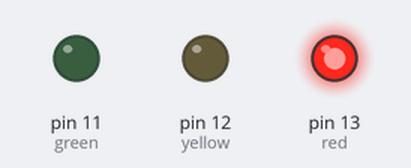
Recording of a sketch running on a simulated Arduino Uno, built with avr-gcc and run on an emulated ATmega328P. Parts: output pins drawn as LEDs (lit = HIGH).

Above: at 7.5 s.
At 20.0 s:
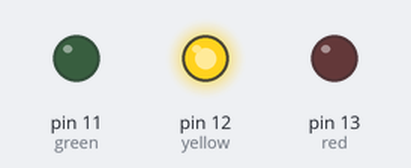
At 32.5 s:
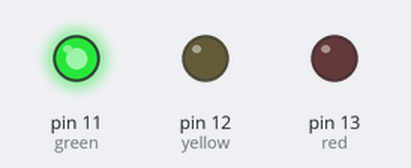
At 49.7 s:
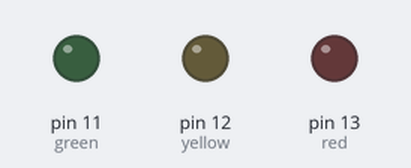
Timing chart, 0 to 65.0 s (numbered marks = the images above):
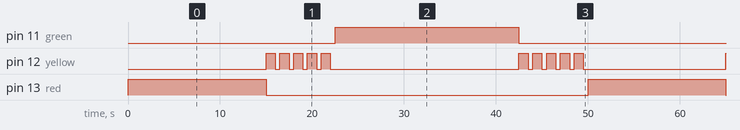

Measured:
- by itself, pin 11 (green): alternates HIGH for 20.0 s and LOW for 30.0 s
- by itself, pin 13 (red): alternates HIGH for 15.0 s and LOW for 35.0 s
- by itself, pin 12 (yellow): repeats every 50.0 s: 4 × (LOW 0.50 s, HIGH 1.0 s), LOW 20.5 s, 4 × (HIGH 1.0 s, LOW 0.50 s), HIGH 1.0 s, LOW 15.5 s, HIGH 1.0 s

The sketch:

Code.ino
```cpp
/*
 * Author: Learn With Coders Cafe
 * Date: 01 May 2024
 * Description: Arduino code for building a simple traffic light using an LED Traffic light signal module and an Arduino UNO R3.
 */

// Define pin numbers for the traffic light
int red = 13;
int yellow = 12;
int green = 11;

void setup() {
  // Set pin modes for the traffic light
  pinMode(red, OUTPUT);
  pinMode(yellow, OUTPUT);
  pinMode(green, OUTPUT);
}

void loop() {
  // Red light ON for 15 seconds
  digitalWrite(red, HIGH);
  delay(15000);
  digitalWrite(red, LOW);

  // Yellow light ON for 1 second, repeated 5 times with 0.5 second intervals
  for (int i = 0; i < 5; i++) {
    digitalWrite(yellow, HIGH);
    delay(1000);
    digitalWrite(yellow, LOW);
    delay(500);
  }

  // Green light ON for 20 seconds
  digitalWrite(green, HIGH);
  delay(20000);
  digitalWrite(green, LOW);

  // Yellow light ON for 1 second, repeated 5 times with 0.5 second intervals
  for (int i = 0; i < 5; i++) {
    digitalWrite(yellow, HIGH);
    delay(1000);
    digitalWrite(yellow, LOW);
    delay(500);
  }
}
```
